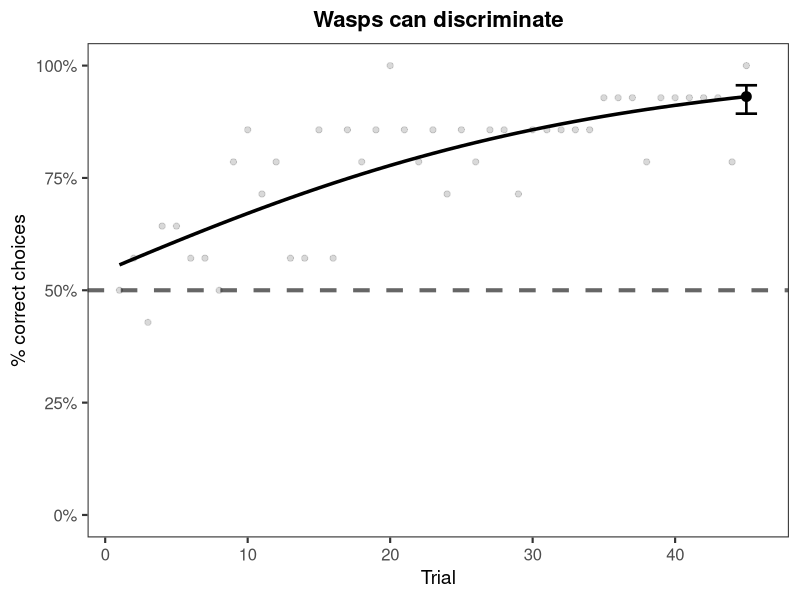
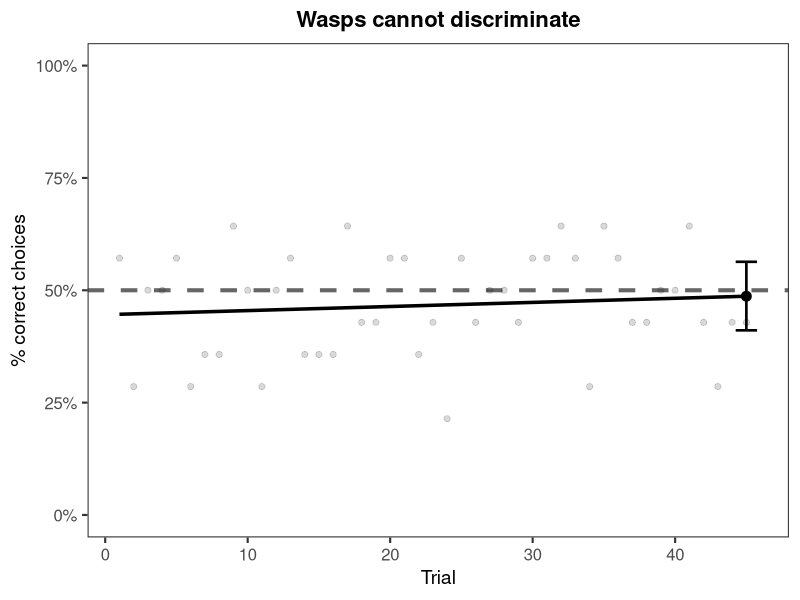
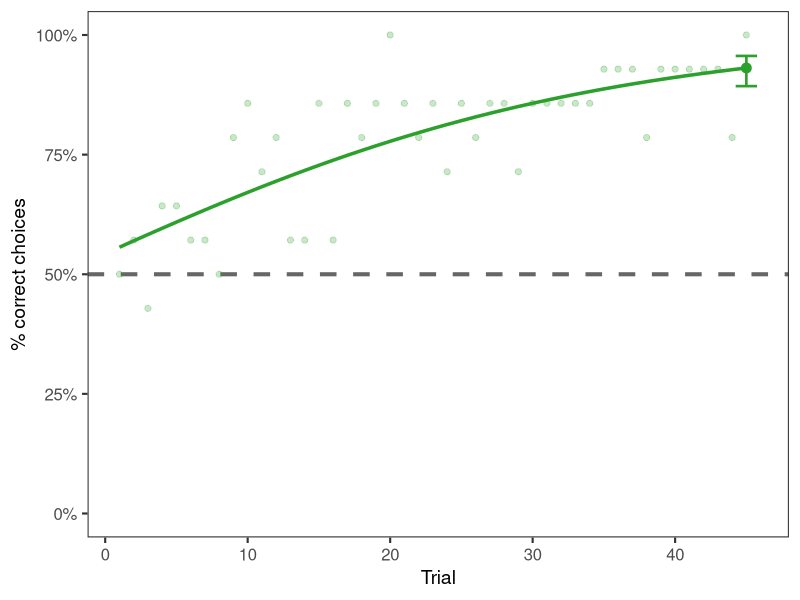
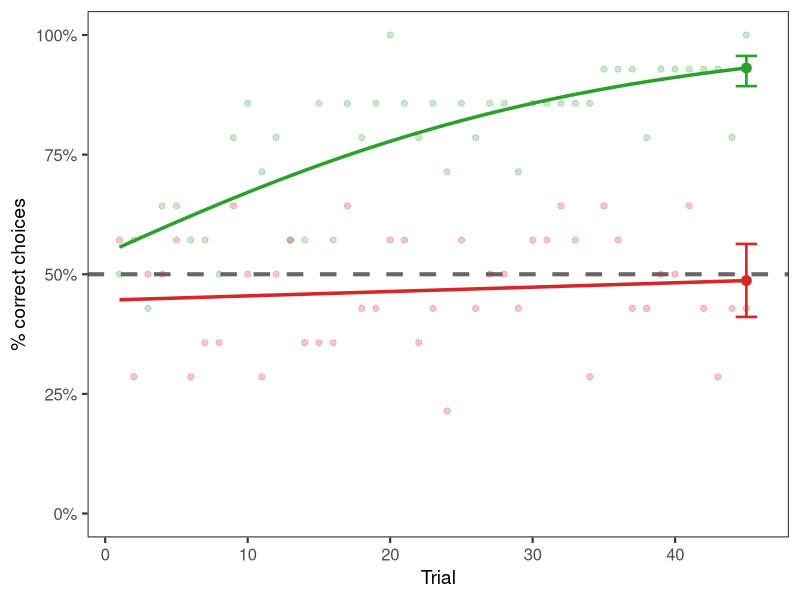
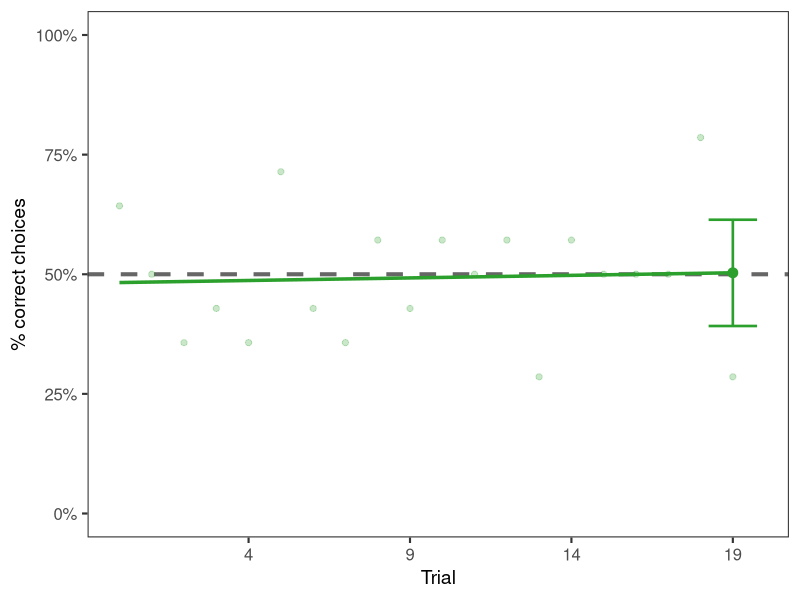

Here is the R script that generated these plots, in order:
library(ggplot2)
library(dplyr)

set.seed(42)

n_trials <- 45
n_wasps  <- 14

# --- Simulate binary choices and fit real logistic regressions -------------

simulate_choices <- function(prob_fn, n_trials, n_wasps, seed) {
  set.seed(seed)
  expand.grid(wasp = 1:n_wasps, trial = 1:n_trials) |>
    mutate(
      p      = prob_fn(trial),
      choice = rbinom(n(), 1, p)
    )
}

# Learning: rising logistic starting at 50% at trial 0, reaching ~90% by end
choices_learn  <- simulate_choices(\(t) plogis(0.065 * t), n_trials, n_wasps, 1)
# Chance: flat ~47%, noticeably below 0.5 so the fit line doesn't overlap the dashed line
choices_chance <- simulate_choices(\(t) plogis(-0.12), n_trials, n_wasps, 2)

fit_learn  <- glm(choice ~ trial, data = choices_learn,  family = binomial)
fit_chance <- glm(choice ~ trial, data = choices_chance, family = binomial)

get_predictions <- function(fit, n_trials) {
  nd      <- data.frame(trial = 1:n_trials)
  pred    <- predict(fit, nd, type = "link", se.fit = TRUE)
  nd |>
    mutate(
      prob = plogis(pred$fit),
      lwr  = plogis(pred$fit - 1.96 * pred$se.fit),
      upr  = plogis(pred$fit + 1.96 * pred$se.fit)
    )
}

curve_learn  <- get_predictions(fit_learn,  n_trials)
curve_chance <- get_predictions(fit_chance, n_trials)

# --- Per-trial proportion correct (scatter points) -------------------------

rolling_learn <- choices_learn |>
  group_by(trial) |>
  summarise(pcorr = mean(choice), .groups = "drop")

rolling_chance <- choices_chance |>
  group_by(trial) |>
  summarise(pcorr = mean(choice), .groups = "drop")

# --- Endpoint predicted point ----------------------------------------------

end_learn  <- curve_learn  |> filter(trial == max(trial))
end_chance <- curve_chance |> filter(trial == max(trial))

# --- Shared theme ----------------------------------------------------------

pres_theme <- theme_bw(base_size = 16) +
  theme(
    panel.grid       = element_blank(),
    axis.title       = element_text(size = 14),
    axis.text        = element_text(size = 12),
    strip.background = element_blank(),
    plot.title       = element_text(face = "bold", size = 16, hjust = 0.5)
  )

chance_line <- geom_hline(
  yintercept = 0.5, linetype = "dashed", linewidth = 1.4, colour = "grey40"
)

# --- Plot 1: Learning ------------------------------------------------------

p_learn <- ggplot(curve_learn, aes(x = trial)) +
  chance_line +
  geom_line(aes(y = prob), linewidth = 1.2) +
  geom_point(data = rolling_learn, aes(y = pcorr),
             colour = "black", alpha = 0.15, size = 1.8) +
  geom_errorbar(data = end_learn,
                aes(y = prob, ymin = lwr, ymax = upr),
                width = 1.5, linewidth = 0.9) +
  geom_point(data = end_learn, aes(y = prob), size = 3) +
  labs(x = "Trial", y = "% correct choices",
       title = "Wasps can discriminate") +
  scale_y_continuous(labels = scales::percent,
                     limits = c(0, 1),
                     breaks = seq(0, 1, 0.25)) +
  pres_theme

# --- Plot 2: Chance --------------------------------------------------------

p_chance <- ggplot(curve_chance, aes(x = trial)) +
  chance_line +
  geom_line(aes(y = prob), linewidth = 1.2) +
  geom_point(data = rolling_chance, aes(y = pcorr),
             colour = "black", alpha = 0.15, size = 1.8) +
  geom_errorbar(data = end_chance,
                aes(y = prob, ymin = lwr, ymax = upr),
                width = 1.5, linewidth = 0.9) +
  geom_point(data = end_chance, aes(y = prob), size = 3) +
  labs(x = "Trial", y = "% correct choices",
       title = "Wasps cannot discriminate") +
  scale_y_continuous(labels = scales::percent,
                     limits = c(0, 1),
                     breaks = seq(0, 1, 0.25)) +
  pres_theme

# --- Simulate control phase (patterns removed, performance drops to ~50%) --

n_ctrl <- 20

# Control choices: flat at ~50%, trials starting from 1 (displayed from 0)
choices_ctrl <- simulate_choices(\(t) plogis(0), n_ctrl, n_wasps, 3)

fit_ctrl <- glm(choice ~ trial, data = choices_ctrl, family = binomial)

curve_ctrl <- get_predictions(fit_ctrl, n_ctrl)

rolling_ctrl <- choices_ctrl |>
  group_by(trial) |>
  summarise(pcorr = mean(choice), .groups = "drop")

end_ctrl <- curve_ctrl |> filter(trial == max(trial))

# --- Sequential combined plots ---------------------------------------------

col_learn  <- "#2ca02c"  # green
col_chance <- "#d62728"  # red

y_scale_combined <- scale_y_continuous(
  labels = scales::percent,
  limits = c(0, 1),
  breaks = seq(0, 1, 0.25)
)

# Step 1: can-discriminate only (green)
p_seq1 <- ggplot(curve_learn, aes(x = trial)) +
  chance_line +
  geom_line(aes(y = prob), colour = col_learn, linewidth = 1.2) +
  geom_point(data = rolling_learn, aes(y = pcorr),
             colour = col_learn, alpha = 0.25, size = 1.8) +
  geom_errorbar(data = end_learn,
                aes(y = prob, ymin = lwr, ymax = upr),
                colour = col_learn, width = 1.5, linewidth = 0.9) +
  geom_point(data = end_learn, aes(y = prob),
             colour = col_learn, size = 3) +
  labs(x = "Trial", y = "% correct choices") +
  y_scale_combined +
  pres_theme

# Step 2: both cases overlaid
p_seq2 <- p_seq1 +
  geom_line(data = curve_chance, aes(x = trial, y = prob),
            colour = col_chance, linewidth = 1.2) +
  geom_point(data = rolling_chance, aes(x = trial, y = pcorr),
             colour = col_chance, alpha = 0.25, size = 1.8) +
  geom_errorbar(data = end_chance,
                aes(x = trial, y = prob, ymin = lwr, ymax = upr),
                colour = col_chance, width = 1.5, linewidth = 0.9) +
  geom_point(data = end_chance, aes(x = trial, y = prob),
             colour = col_chance, size = 3)

# Step 3: control phase only, green, trials from 0
p_seq3 <- ggplot(curve_ctrl, aes(x = trial)) +
  chance_line +
  geom_line(aes(y = prob), colour = col_learn, linewidth = 1.2) +
  geom_point(data = rolling_ctrl, aes(y = pcorr),
             colour = col_learn, alpha = 0.25, size = 1.8) +
  geom_errorbar(data = end_ctrl,
                aes(y = prob, ymin = lwr, ymax = upr),
                colour = col_learn, width = 1.5, linewidth = 0.9) +
  geom_point(data = end_ctrl, aes(y = prob), colour = col_learn, size = 3) +
  labs(x = "Trial", y = "% correct choices") +
  scale_x_continuous(labels = \(x) x - 1) +
  scale_y_continuous(labels = scales::percent,
                     limits = c(0, 1),
                     breaks = seq(0, 1, 0.25)) +
  pres_theme

# --- Save ------------------------------------------------------------------

ggsave("output/presentation_learning.png",  p_learn,  width = 5, height = 4, dpi = 200)
ggsave("output/presentation_chance.png",    p_chance, width = 5, height = 4, dpi = 200)
ggsave("output/presentation_combined1.png", p_seq1,   width = 5, height = 4, dpi = 200)
ggsave("output/presentation_combined2.png", p_seq2,   width = 5, height = 4, dpi = 200)
ggsave("output/presentation_combined3.png", p_seq3,   width = 6, height = 4, dpi = 200)

message("Saved all five plots to output/")
